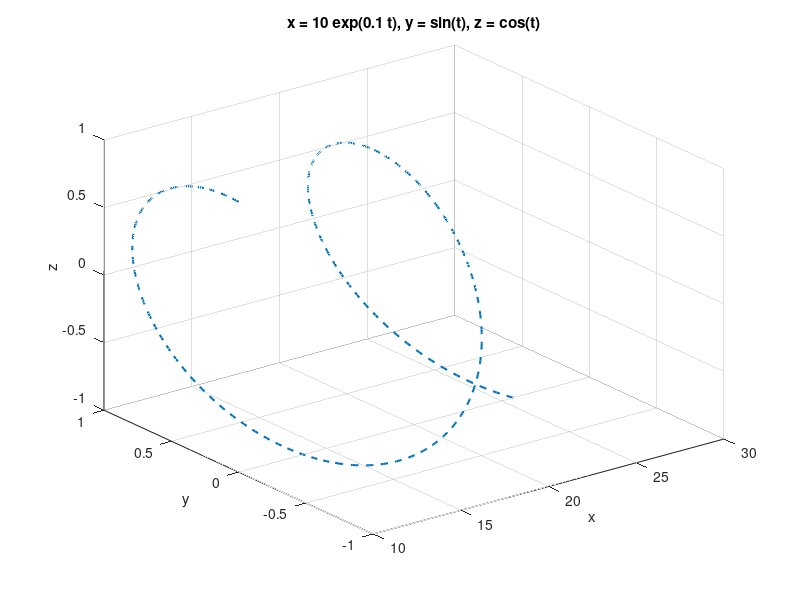

The MATLAB script that drew this image: (Note: this script raises an error after producing the figure.)
% curve plot - physical
s=ezplot3('10*exp(0.1*t)','sin(t)','cos(t)',[0,3*pi]);
set(s,'linestyle','--');
set(s,'linewidth',1.5);
hold on; 
plot3(qp.Data(:,1),qp.Data(:,2),qp.Data(:,3))
l = legend('Reference path', 'Actual path');
set(l,'FontSize',20)
set(l,'Location','Best')

% curve plot - canonical
s=plot3(linspace(0,max(qc.Data(:,1)),max(size(qc.Data))),zeros(1,max(size(qc.Data))),zeros(1,max(size(qc.Data))));
set(s,'linestyle','--');
set(s,'linewidth',1.5);
axis([-1 11 -1 1 -0.7 0.7])
hold on
grid on
s = plot3(qc.Data(:,1),qc.Data(:,2),qc.Data(:,3));
l = legend('Reference path','Actual path');
set(l,'FontSize',20)
set(l,'Location','Best')
xlabel('x');ylabel('y');zlabel('z');

% surface plot - physical
ezmesh('t','10*exp(0.1*s)','cos(s)*cos(t)',[0,2*pi,0,2*pi])
hold on
grid on
plot3(qp(:,2),qp(:,3),qp(:,4))
l = legend('Reference surface', 'Actual path');
set(l,'FontSize',20)
set(l,'Location','Best')

% surface plot - canonical
m=ezplot3('x','x','1',[0,6.3]);
set(m,'linestyle','--');
set(m,'linewidth',1.5);
hold on
grid on
plot3(qc(:,2),qc(:,3),qc(:,4));
l = legend('Reference path' ,'Actual path');
set(l,'FontSize',20)
set(l,'Location','Best')
axis([-1 7 -1 7 -1 2])

% polygonal chain plot - physical 
plot3(w.Data(1,:,1),w.Data(2,:,1),w.Data(3,:,1),'--')
hold on
plot3(qp.Data(:,1),qp.Data(:,2),qp.Data(:,3))
grid on
l = legend('Reference path' ,'Actual path');
set(l,'FontSize',20)
set(l,'Location','Best')
xlabel('x');ylabel('y');zlabel('z');

% polygonal chain plot - canonical 
s=plot3(linspace(0,1,73),zeros(1,73),zeros(1,73));
set(s,'linestyle','--');
set(s,'linewidth',1.5);
axis([-0.3 1 -0.3 0.3 -0.3 0.3])
hold on
grid on
plot3(qc.Data(:,1),qc.Data(:,2),qc.Data(:,3))
l = legend('Reference path' ,'Actual path');
set(l,'FontSize',20)
set(l,'Location','Best')
xlabel('x');ylabel('y');zlabel('z');

